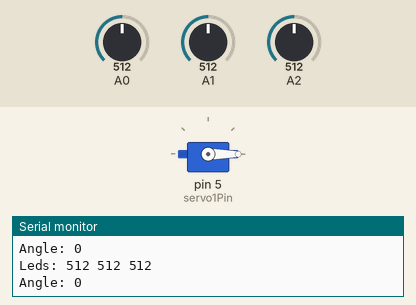
Simulated run of this sketch. Board: Arduino Uno, built with avr-gcc and run on an emulated ATmega328P. Shown: servo, the last lines printed to the serial monitor. Inputs (shaded band) come from the test bench; at power-on: A1 = 512, A0 = 512, A2 = 512.

Above: at 1.2 s.
1.3 s: A1 set to 716
At 1.6 s:
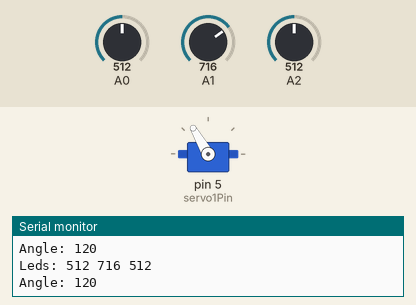
2.8 s: A0 set to 716
At 3.4 s:
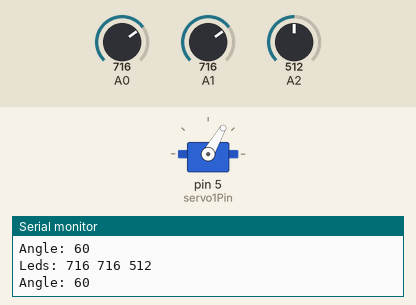
4.3 s: A0 set to 511
At 5.1 s:
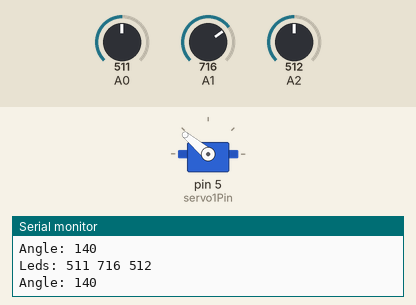
5.8 s: A2 set to 709
At 6.9 s:
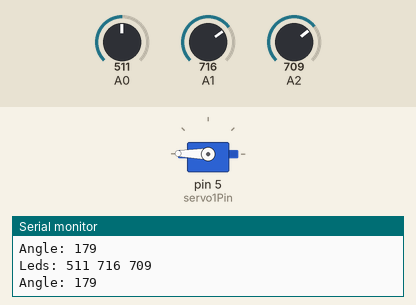
7.3 s: A2 set to 739
At 8.5 s:
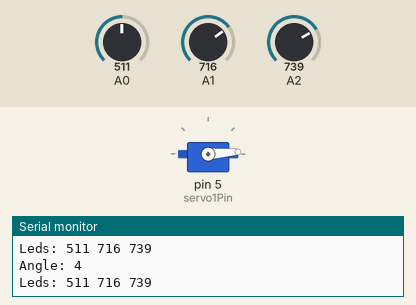
8.8 s: A2 set to 716
At 9.2 s:
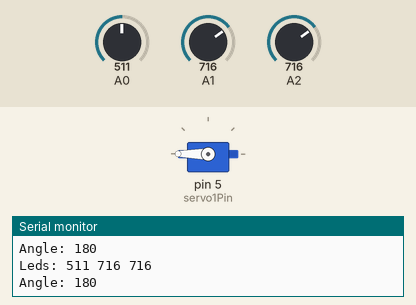
Timing chart, 0 to 11.3 s (numbered marks = the images above; inputs shaded):
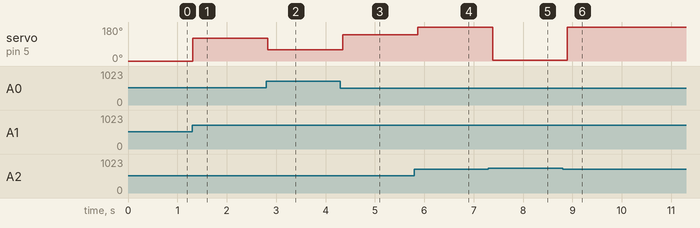

Measured:
- the behaviour switches between 720 and 721 on A2 (found by bisection; images 4 and 5)
- after the input at 1.3 s, servo on pin 5 (servo1Pin): 0° → 120° at once
- after the input at 2.8 s, servo on pin 5 (servo1Pin): 120° → 60° at once
- after the input at 4.3 s, servo on pin 5 (servo1Pin): 60° → 140° after 0.05 s
- after the input at 5.8 s, servo on pin 5 (servo1Pin): 140° → 179° after 0.06 s
- after the input at 7.3 s, servo on pin 5 (servo1Pin): 179° → 4° after 0.08 s
- after the input at 8.8 s, servo on pin 5 (servo1Pin): 4° → 180° after 0.10 s

The sketch:

ex02_1.ino
```cpp
#include <Servo.h>

Servo		servo1;
int			prevServoAngle = 0;
const int	servo1Pin = 5;
const int	lightMaxVal = 300; // We need to setup it in praxis

void setup()
{
	Serial.begin(9600);
	servo1.attach(servo1Pin);
	servo1.write(prevServoAngle);
}

int	calculateAngle(int a, int b, int c)
{
	Serial.print("Leds: ");
	Serial.print(a);
	Serial.print(" ");
	Serial.print(b);
	Serial.print(" ");
	Serial.println(c);
	if (a > c && b > c)
	{
		return (60 + ((b - a) * 60 / lightMaxVal));
	}
	else if (a > b && c > b)
	{
		return (300 + ((a - c) * 60 / lightMaxVal));
	}
	else if (c > a && b > a)
	{
		return (180 + ((c - b) * 60 / lightMaxVal));
	}
	else if (a > c && b == c)
		return (0);
	else if (b > c && a == c)
		return (120);
	else if (c > a && a == b)
		return (240);
	else
		return (0);
}

void loop()
{
	int light1 = analogRead(A0);
	int light2 = analogRead(A1);
	int light3 = analogRead(A2);
	int servoAngle = calculateAngle(light1, light2, light3);
	if (servoAngle > 180)
		servoAngle = servoAngle - 180;
	Serial.print("Angle: ");
	Serial.println(servoAngle);
	if (servoAngle != prevServoAngle)
	{
		prevServoAngle = servoAngle;
		servo1.write(servoAngle);
	}
	delay(100);
}
```
